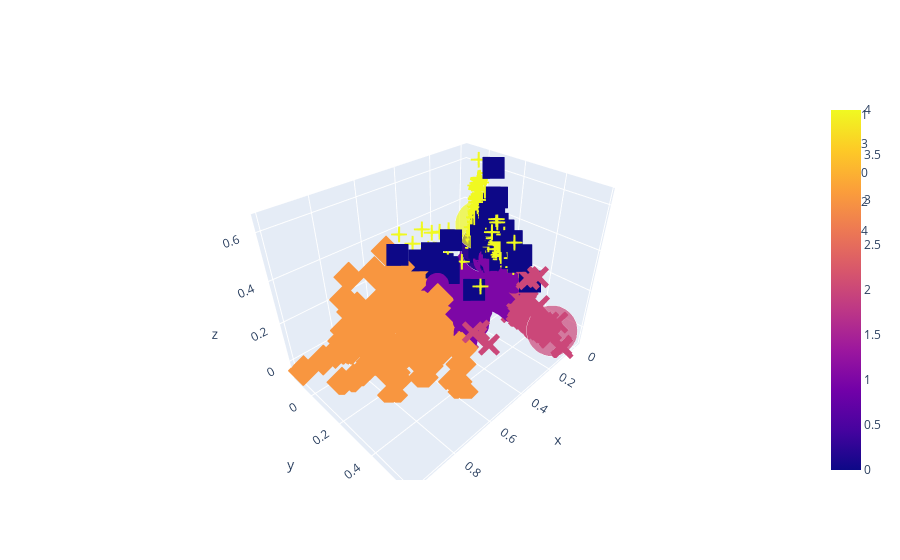

Source (notebook cell):
### Code cell
fig_centers = px.scatter_3d(x=d3_centers[:, 0], y=d3_centers[:, 1], z=d3_centers[:, 2], color=np.unique(kmeans_clst.labels_), size=[50, 50, 50, 50, 50], size_max=50)
fig_points = px.scatter_3d(x=d3_points[:, 0], y=d3_points[:, 1], z=d3_points[:, 2], color=kmeans_clst.labels_, symbol=kmeans_clst.labels_)
fig = go.Figure(data=fig_centers.data + fig_points.data)
fig.show()

### Figure 1 — Plotly figure (JSON) as saved in the notebook; plotly's stock layout.template omitted (floating-point values rounded to 4 significant figures; data arrays with more than 128 entries replaced by an {"elided": "..."} marker saying what was removed)
{"data": [{"hovertemplate": "x=%{x}<br>y=%{y}<br>z=%{z}<br>size=%{marker.size}<br>color=%{marker.color}<extra></extra>", "legendgroup": "", "marker": {"color": [0, 1, 2, 3, 4], "coloraxis": "coloraxis", "size": [50, 50, 50, 50, 50], "sizemode": "area", "sizeref": 0.02, "symbol": "circle"}, "mode": "markers", "name": "", "scene": "scene", "showlegend": false, "type": "scatter3d", "x": [0.008426, 0.02422, 0.04798, 0.6816, 0.02013], "y": [0.04882, 0.02425, 0.4974, -0.03694, 0.01561], "z": [0.2108, 0.02279, -0.03284, -0.01074, 0.3261]}, {"hovertemplate": "symbol=1<br>x=%{x}<br>y=%{y}<br>z=%{z}<br>color=%{marker.color}<extra></extra>", "legendgroup": "1", "marker": {"color": {"elided": "26697 int values"}, "coloraxis": "coloraxis", "symbol": "circle"}, "mode": "markers", "name": "1", "scene": "scene", "showlegend": true, "type": "scatter3d", "x": {"elided": "26697 float values"}, "y": {"elided": "26697 float values"}, "z": {"elided": "26697 float values"}}, {"hovertemplate": "symbol=3<br>x=%{x}<br>y=%{y}<br>z=%{z}<br>color=%{marker.color}<extra></extra>", "legendgroup": "3", "marker": {"color": {"elided": "725 int values"}, "coloraxis": "coloraxis", "symbol": "diamond"}, "mode": "markers", "name": "3", "scene": "scene", "showlegend": true, "type": "scatter3d", "x": {"elided": "725 float values"}, "y": {"elided": "725 float values"}, "z": {"elided": "725 float values"}}, {"hovertemplate": "symbol=0<br>x=%{x}<br>y=%{y}<br>z=%{z}<br>color=%{marker.color}<extra></extra>", "legendgroup": "0", "marker": {"color": {"elided": "189 int values"}, "coloraxis": "coloraxis", "symbol": "square"}, "mode": "markers", "name": "0", "scene": "scene", "showlegend": true, "type": "scatter3d", "x": {"elided": "189 float values"}, "y": {"elided": "189 float values"}, "z": {"elided": "189 float values"}}, {"hovertemplate": "symbol=2<br>x=%{x}<br>y=%{y}<br>z=%{z}<br>color=%{marker.color}<extra></extra>", "legendgroup": "2", "marker": {"color": {"elided": "321 int values"}, "coloraxis": "coloraxis", "symbol": "x"}, "mode": "markers", "name": "2", "scene": "scene", "showlegend": true, "type": "scatter3d", "x": {"elided": "321 float values"}, "y": {"elided": "321 float values"}, "z": {"elided": "321 float values"}}, {"hovertemplate": "symbol=4<br>x=%{x}<br>y=%{y}<br>z=%{z}<br>color=%{marker.color}<extra></extra>", "legendgroup": "4", "marker": {"color": {"elided": "1213 int values"}, "coloraxis": "coloraxis", "symbol": "cross"}, "mode": "markers", "name": "4", "scene": "scene", "showlegend": true, "type": "scatter3d", "x": {"elided": "1213 float values"}, "y": {"elided": "1213 float values"}, "z": {"elided": "1213 float values"}}], "layout": {}}
